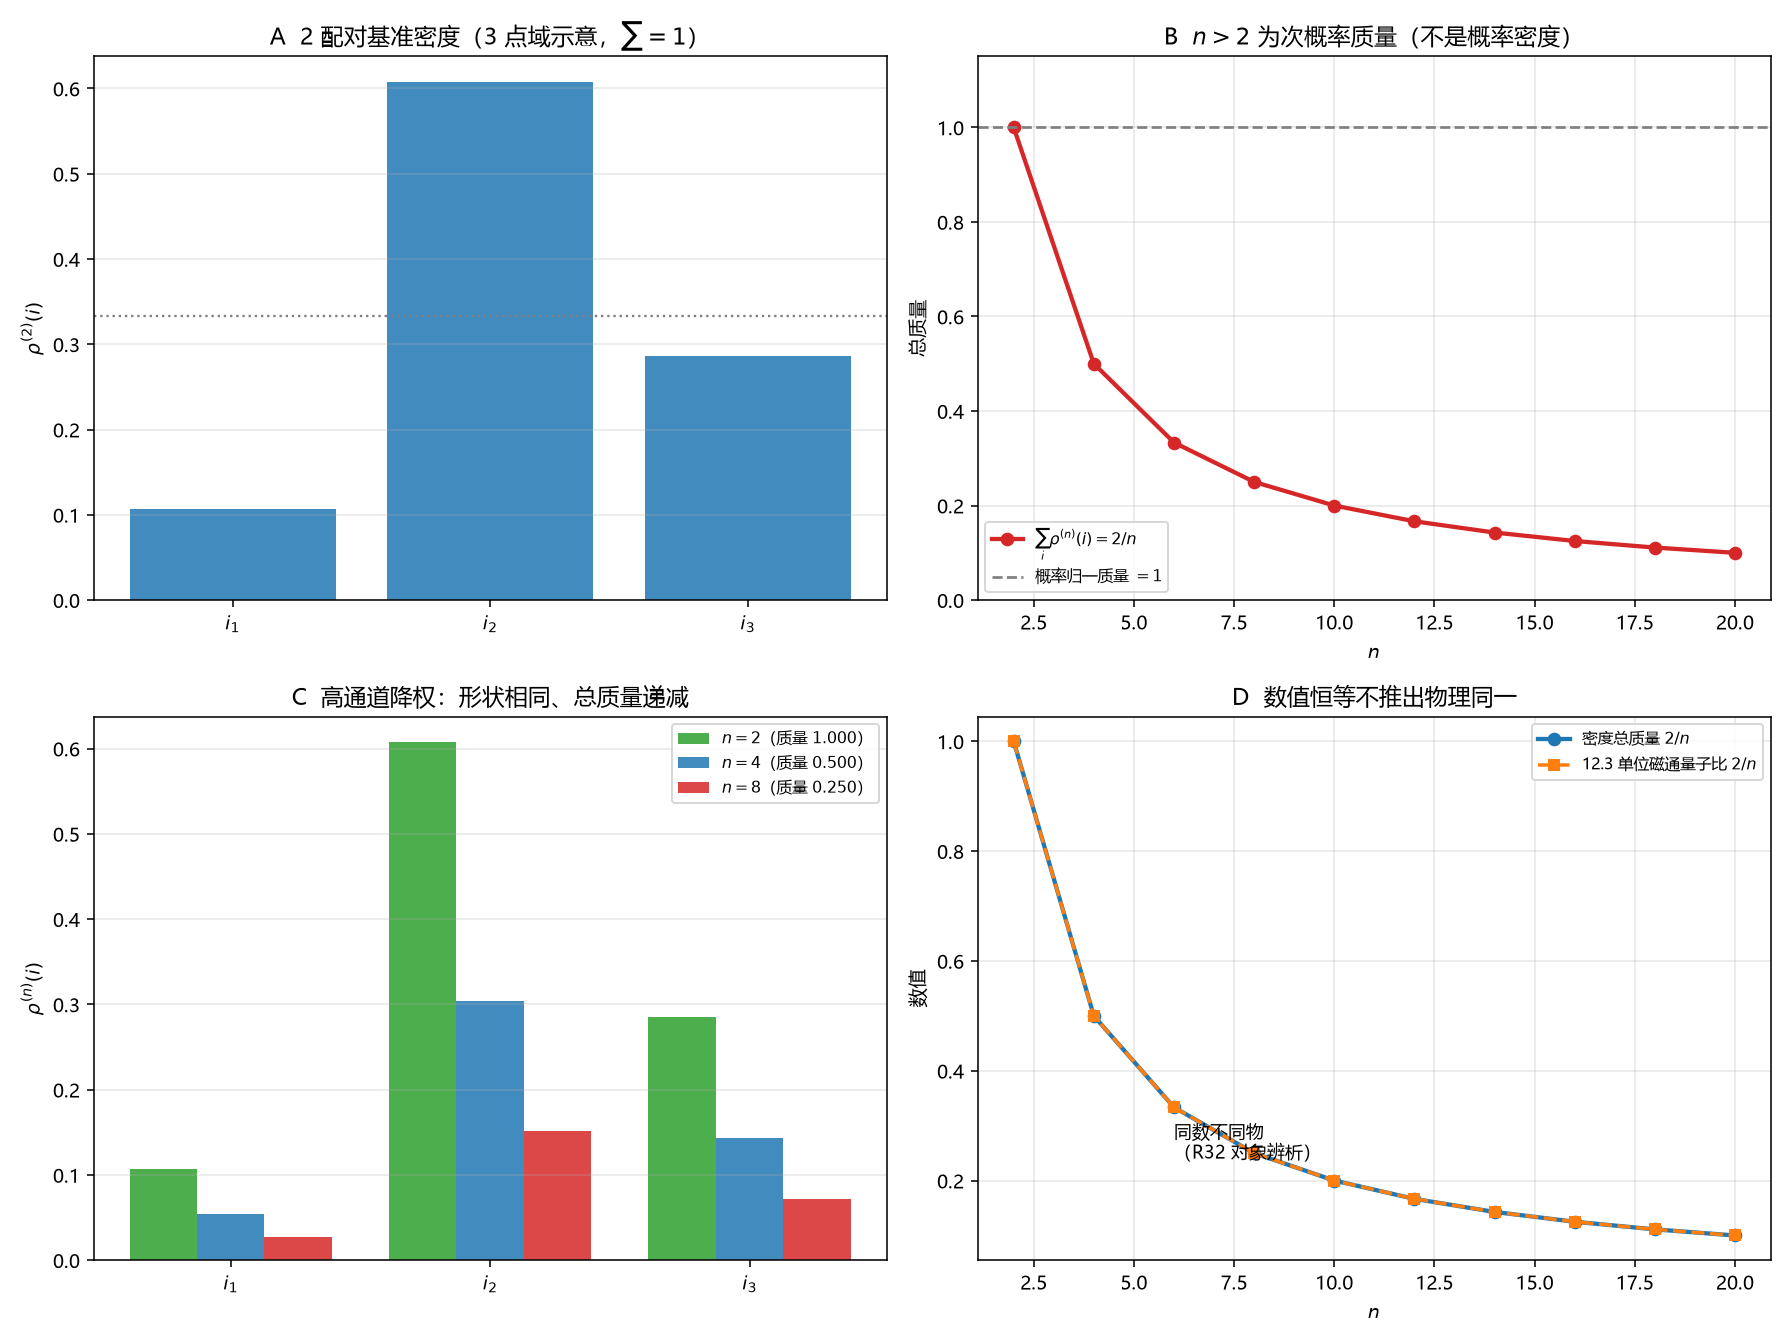

Here is the Python script that generated this plot:
# -*- coding: utf-8 -*-
"""
R34：临-26 的 2 配对基准密度归一
=====================================================================
预注册 R34 的 P1–P5（跑数前写死）：
  P1 13.A6 两式审计
  P2 外部测度标准：概率密度总质量 1；<1 为次概率
  P3 sum rho2=1；sum rhon=2/n
  P4 与 12.3 同数不同物
  P5 Lean 3 点域代数

复跑：python "10 探索/超导第一性研究/04_计算验证/R34_配对密度归一.py"
"""
import csv
import math
import os
import sys

try:
    sys.stdout.reconfigure(encoding="utf-8")
except Exception:
    pass

import numpy as np
import matplotlib
matplotlib.use("Agg")
import matplotlib.pyplot as plt

plt.rcParams["font.sans-serif"] = ["Microsoft YaHei", "SimHei", "DejaVu Sans"]
plt.rcParams["axes.unicode_minus"] = False

OUT = os.path.dirname(os.path.abspath(__file__))
ROOT = os.path.abspath(os.path.join(OUT, "..", "..", ".."))


def main():
    # ---------- P1：原文审计 ----------
    chain = open(os.path.join(ROOT, "10 探索", "CQM_探索_推导链.md"), encoding="utf-8").read()
    checks = {
        "基准密度定义": "p_{\\rm pair}^{(2)}(i)/\\sum_{j\\in D_i}p_{\\rm pair}^{(2)}(j)" in chain,
        "高通道降权": "\\rho_{\\rm pair}^{(n)}=\\frac{2}{n}\\rho_{\\rm pair}^{(2)}" in chain,
        "结构非等式": "结构分解" in chain and "不是已证等式" in chain,
        "临-26物理归一": "2 配对基准密度的物理归一未证" in chain,
    }
    assert all(checks.values()), "P1: 原文审计失败 %s" % checks

    # ---------- P3：3 点域归一 ----------
    p2 = np.array([0.3, 1.7, 0.8])          # 示意 p^{(2)}(i)（外生）
    rho2 = p2 / p2.sum()
    assert abs(float(rho2.sum()) - 1.0) < 1e-12, "P3: rho2 未归一"

    ns = np.arange(2, 21, 2)
    masses = []
    for n in ns:
        rhon = (2.0 / n) * rho2
        m = float(rhon.sum())
        masses.append(m)
        assert abs(m - 2.0 / n) < 1e-12, "P3: n=%d 总质量错 %.6f" % (n, m)
    masses = np.array(masses)
    assert abs(masses[0] - 1.0) < 1e-12 and np.all(masses[1:] < 1.0), "P3: n>2 应为次概率"

    # ---------- P4：同数不同物 ----------
    # 12.3 的荷量子归一读 Φ_n/Φ_2=2/n，与密度总质量同数；R32 已判对象不同。
    flux_unit_ratio = 2.0 / ns
    assert np.max(np.abs(masses - flux_unit_ratio)) < 1e-12, "P4: 同数确认"

    print("R34 配对密度归一（结构恒等式，无拟合）：")
    print("  P1 原文：%s" % checks)
    print("  P2 外部：概率密度总质量 1；<1 为有限测度／次概率（B 类）")
    print("  P3 sum rho2 = %.12f；sum rhon = 2/n（n=2 为 1，n>2 为次概率）" % rho2.sum())
    print("  P4 密度总质量 2/n 与 12.3 单位磁通量子比同数不同物（R32）")
    print("  P5 Lean 3 点域代数")

    # ---------- 四面板 ----------
    fig, axes = plt.subplots(2, 2, figsize=(12.8, 9.6))

    ax = axes[0, 0]
    ax.bar(["$i_1$", "$i_2$", "$i_3$"], rho2, color="#1f77b4", alpha=0.85)
    ax.axhline(1.0 / 3, color="gray", ls=":", lw=1.2)
    ax.set_ylabel("$\\rho^{(2)}(i)$")
    ax.set_title("A  2 配对基准密度（3 点域示意，$\\sum=1$）")
    ax.grid(alpha=0.3, axis="y")

    ax = axes[0, 1]
    ax.plot(ns, masses, "o-", lw=2.2, ms=6, color="#d62728", label="$\\sum_i\\rho^{(n)}(i)=2/n$")
    ax.axhline(1.0, color="gray", ls="--", lw=1.4, label="概率归一质量 $=1$")
    ax.set_xlabel("$n$")
    ax.set_ylabel("总质量")
    ax.set_ylim(0, 1.15)
    ax.set_title("B  $n>2$ 为次概率质量（不是概率密度）")
    ax.legend(fontsize=8)
    ax.grid(alpha=0.3)

    ax = axes[1, 0]
    width = 0.26
    for idx, (n, color) in enumerate([(2, "#2ca02c"), (4, "#1f77b4"), (8, "#d62728")]):
        rhon = (2.0 / n) * rho2
        ax.bar(np.arange(3) + (idx - 1) * width, rhon, width, color=color,
               alpha=0.85, label="$n=%d$（质量 $%.3f$）" % (n, rhon.sum()))
    ax.set_xticks(np.arange(3))
    ax.set_xticklabels(["$i_1$", "$i_2$", "$i_3$"])
    ax.set_ylabel("$\\rho^{(n)}(i)$")
    ax.set_title("C  高通道降权：形状相同、总质量递减")
    ax.legend(fontsize=8)
    ax.grid(alpha=0.3, axis="y")

    ax = axes[1, 1]
    ax.plot(ns, masses, "o-", lw=2.2, ms=6, label="密度总质量 $2/n$")
    ax.plot(ns, flux_unit_ratio, "s--", lw=1.8, ms=5, label="12.3 单位磁通量子比 $2/n$")
    ax.annotate("同数不同物\n（R32 对象辨析）", (6, 0.24), fontsize=9)
    ax.set_xlabel("$n$")
    ax.set_ylabel("数值")
    ax.set_title("D  数值恒等不推出物理同一")
    ax.legend(fontsize=8)
    ax.grid(alpha=0.3)

    fig.tight_layout()
    png = os.path.join(OUT, "R34_配对密度归一.png")
    fig.savefig(png, dpi=140)
    plt.close(fig)

    rows = [
        ["P1", "13.A6 四处 %s" % checks, "通过"],
        ["P2", "概率密度质量 1；<1 次概率", "外部标准（B 类）"],
        ["P3", "sum rho2=1；sum rhon=2/n", "构造恒等式"],
        ["P4", "与 12.3 同数不同物", "不升格"],
        ["P5", "3 点域代数（Lean）", "由 Lean 承载"],
        ["结论", "数学归一成立；物理归一仍缺", "临-26 状态不动"],
    ]
    with open(os.path.join(OUT, "R34_配对密度归一_摘要.csv"), "w",
              newline="", encoding="utf-8-sig") as fo:
        wr = csv.writer(fo)
        wr.writerow(["判据", "数值", "判定"])
        wr.writerows(rows)

    print("图:", png)


if __name__ == "__main__":
    main()
